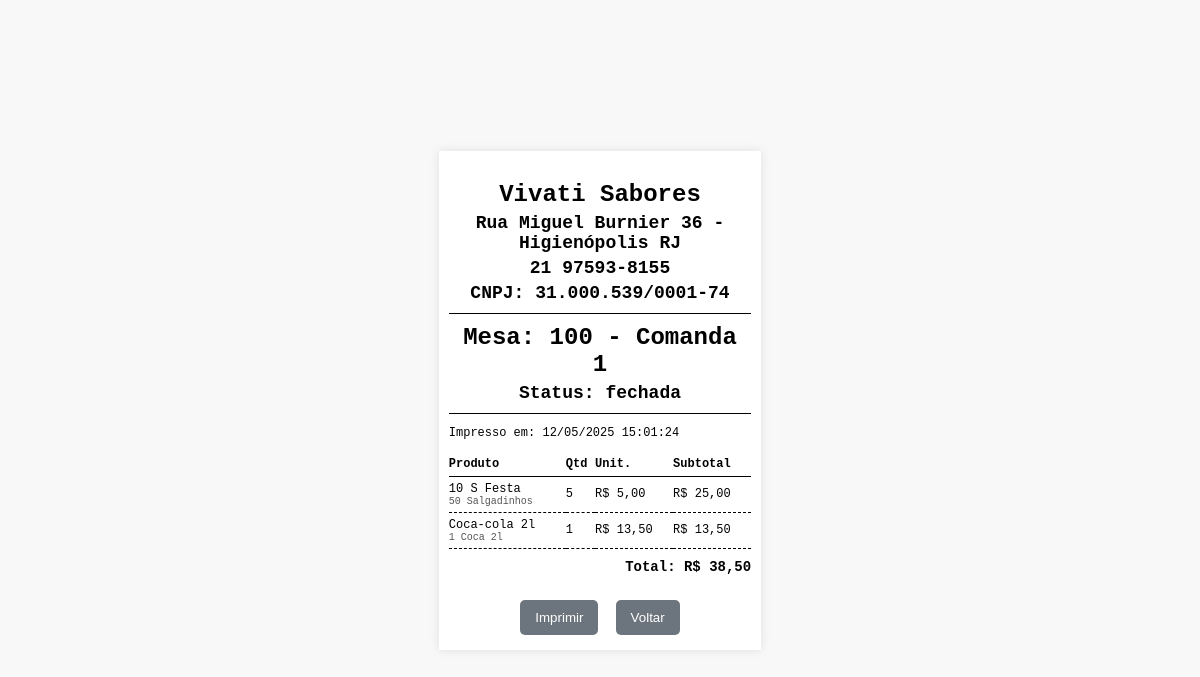
Page /VivatiComandasBKP_22-04-2025/imprimir_comanda.php?id=244 on the committed database.
### tables this page shows
CREATE TABLE `comandas` (
  `id` int(11) NOT NULL,
  `numero` int(11) NOT NULL,
  `aberta` tinyint(1) DEFAULT 1,
  `mesa` int(11) DEFAULT NULL,
  `status` enum('aberta','fechada') NOT NULL DEFAULT 'aberta',
  `criado_em` timestamp NOT NULL DEFAULT current_timestamp(),
  `data_fechamento` datetime DEFAULT NULL
);

CREATE TABLE `itens` (
  `id` int(11) NOT NULL,
  `comanda_id` int(11) NOT NULL,
  `produto` varchar(255) NOT NULL,
  `descricao` varchar(255) DEFAULT NULL,
  `quantidade` int(11) NOT NULL,
  `preco` decimal(10,2) NOT NULL,
  `criado_em` timestamp NOT NULL DEFAULT current_timestamp(),
  `atendido` tinyint(1) DEFAULT 0
);

### VivatiComandasBKP_22-04-2025/imprimir_comanda.php (the view, shortened to what this page needs)
<?php
include 'db.php';
$comanda_id = isset($_GET['id']) ? intval($_GET['id']) : 0;
if ($comanda_id > 0) {
    $stmt = $pdo->prepare("SELECT * FROM comandas WHERE id = ?");
    $stmt->execute([$comanda_id]);
    $comanda = $stmt->fetch();
    $stmt = $pdo->prepare("SELECT produto, descricao, preco, quantidade FROM itens WHERE comanda_id = ?");
    $stmt->execute([$comanda_id]);
    $itens = $stmt->fetchAll();
} else {
    echo "Comanda não encontrada.";
    exit;
}
$data_hora = date('d/m/Y H:i:s');
?>
<!DOCTYPE html>
<html>
<head>
</head>
<body>
    <div class="comanda-container">
        <table>
            <tr>
                <th>
                    <h1>Vivati Sabores</h1>
                    <h2>Rua Miguel Burnier 36 - Higienópolis RJ</h2>
                    <h2>21 97593-8155</h2>
                    <h2>CNPJ: 31.000.539/0001-74</h2>
                </th>
            </tr>
            <tr>
                <th>
                    <h1>Mesa: <?= htmlspecialchars($comanda['mesa']) ?> - Comanda <?= htmlspecialchars($comanda['numero']) ?></h1>
                    <h2>Status: <?= htmlspecialchars($comanda['status']) ?></h2>
                </th>
            </tr>
        </table>
        <p class="datetime">Impresso em: <?= $data_hora ?></p>
        <table>
            <tr>
                <th>Produto</th>
                <th>Qtd</th>
                <th>Unit.</th>
                <th>Subtotal</th>
            </tr>
            <?php
            $total = 0;
            foreach ($itens as $item):
                $quantidade = max((int)$item['quantidade'], 1);
                $subtotal = $item['preco'];
                $unitario = $quantidade > 0 ? $subtotal / $quantidade : $subtotal;
                $total += $subtotal;
            ?>
            <tr>
                <td>
                    <?= htmlspecialchars($item['produto']) ?>
                    <?php if (!empty($item['descricao'])): ?>
                        <small><?= htmlspecialchars($item['descricao']) ?></small>
                    <?php endif; ?>
                </td>
                <td><?= $quantidade ?></td>
                <td>R$ <?= number_format($unitario, 2, ',', '.') ?></td>
                <td>R$ <?= number_format($subtotal, 2, ',', '.') ?></td>
            </tr>
            <?php endforeach; ?>
        </table>
        <p class="total">Total: R$ <?= number_format($total, 2, ',', '.') ?></p>
        <div class="no-print">
            <a href="imprimir.php?id=<?= $comanda_id ?>" style="text-decoration: none;">
                <button style="background-color: #6c757d;">Imprimir</button>
            </a>
            <a href="index.php" style="text-decoration: none;">
                <button style="background-color: #6c757d;">Voltar</button>
            </a>
        </div>
    </div>
</body>
</html>

### VivatiComandasBKP_22-04-2025/imprimir_comanda.php (style rules this page uses)
body { font-family: 'Courier New', Courier, monospace; font-size: 12px; margin: 0; padding: 0; display: flex; align-items: center; justify-content: center; min-height: 100vh; background-color: #f8f8f8; }
.comanda-container { width: 80mm; background: white; padding: 10px; box-shadow: 0 0 10px rgba(0,0,0,0.1); }
h1, h2 { text-align: center; margin: 5px 0; }
table { width: 100%; border-collapse: collapse; margin: 10px 0; }
th, td { text-align: left; padding: 5px 0; }
th { font-weight: bold; border-bottom: 1px solid #000; }
td { border-bottom: 1px dashed #000; }
.total { text-align: right; font-size: 14px; font-weight: bold; margin-top: 10px; }
.no-print { text-align: center; margin-top: 20px; }
.no-print button { padding: 10px 15px; background-color: #007BFF; color: white; border: none; border-radius: 5px; cursor: pointer; margin: 5px; }
small { display: block; font-size: 10px; color: #555; }

### rows in the picture
comandas: mesa "100", numero "1", status "fechada"
itens: produto "10 S Festa", descricao "50 Salgadinhos", quantidade "5", unitario "5,00", preco "25,00"
itens: produto "Coca-cola 2l", descricao "1 Coca 2l", quantidade "1", unitario "13,50", preco "13,50"

### other values in the picture
$total "38,50"
